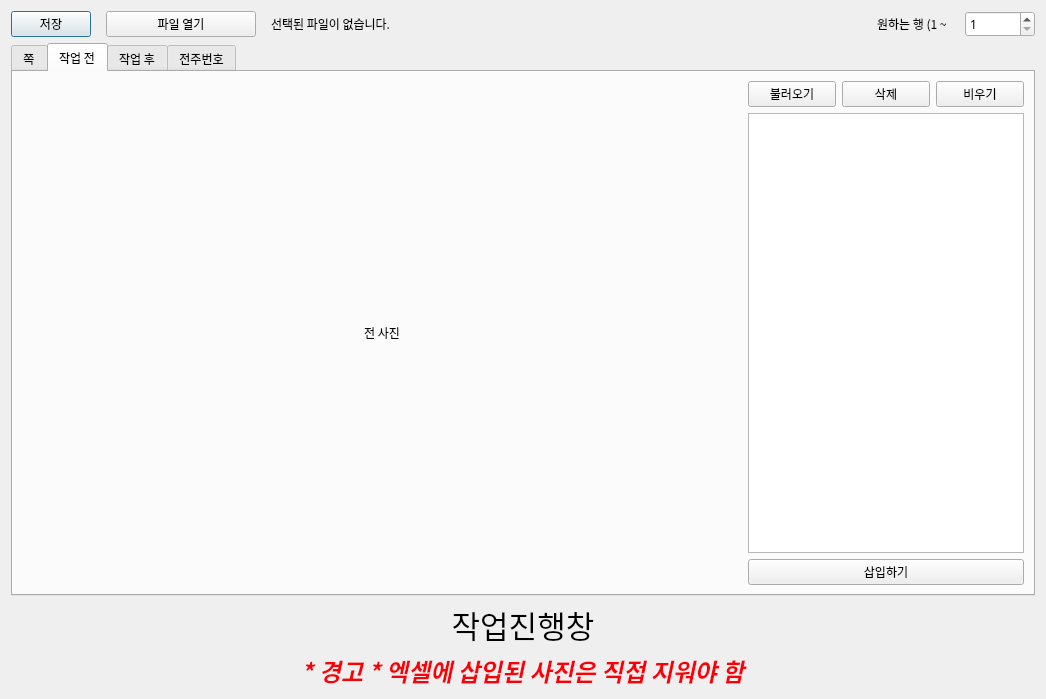
<?xml version="1.0" encoding="UTF-8"?>
<ui version="4.0">
 <class>Dialog</class>
 <widget class="QDialog" name="Dialog">
  <property name="geometry">
   <rect>
    <x>0</x>
    <y>0</y>
    <width>1046</width>
    <height>699</height>
   </rect>
  </property>
  <property name="font">
   <font>
    <family>.Apple SD Gothic NeoI</family>
   </font>
  </property>
  <property name="windowTitle">
   <string>엑셀 자동 작업 프로그램</string>
  </property>
  <layout class="QVBoxLayout" name="verticalLayout">
   <item>
    <layout class="QHBoxLayout" name="horizontalLayout" stretch="0,1,1,0,0">
     <property name="spacing">
      <number>15</number>
     </property>
     <property name="sizeConstraint">
      <enum>QLayout::SetMinAndMaxSize</enum>
     </property>
     <item>
      <widget class="QPushButton" name="save_btn">
       <property name="maximumSize">
        <size>
         <width>150</width>
         <height>16777215</height>
        </size>
       </property>
       <property name="text">
        <string>저장</string>
       </property>
      </widget>
     </item>
     <item>
      <widget class="QPushButton" name="fileopen_btn">
       <property name="maximumSize">
        <size>
         <width>150</width>
         <height>16777215</height>
        </size>
       </property>
       <property name="text">
        <string>파일 열기</string>
       </property>
       <property name="checkable">
        <bool>false</bool>
       </property>
      </widget>
     </item>
     <item>
      <widget class="QLabel" name="fileopen_lbl">
       <property name="text">
        <string>선택된 파일이 없습니다.</string>
       </property>
      </widget>
     </item>
     <item>
      <widget class="QLabel" name="rowlabel">
       <property name="text">
        <string>원하는 행 (1 ~ </string>
       </property>
      </widget>
     </item>
     <item>
      <widget class="QSpinBox" name="spinBox">
       <property name="minimumSize">
        <size>
         <width>70</width>
         <height>0</height>
        </size>
       </property>
       <property name="minimum">
        <number>1</number>
       </property>
      </widget>
     </item>
    </layout>
   </item>
   <item>
    <widget class="QTabWidget" name="tabWidget">
     <property name="currentIndex">
      <number>1</number>
     </property>
     <widget class="QWidget" name="tab_4">
      <attribute name="title">
       <string>쪽</string>
      </attribute>
      <layout class="QGridLayout" name="gridLayout_8">
       <item row="0" column="0">
        <layout class="QGridLayout" name="gridLayout_7">
         <item row="0" column="0">
          <widget class="QLabel" name="label_2">
           <property name="text">
            <string>작업중.. 박기현</string>
           </property>
           <property name="alignment">
            <set>Qt::AlignCenter</set>
           </property>
          </widget>
         </item>
        </layout>
       </item>
      </layout>
     </widget>
     <widget class="QWidget" name="tab">
      <attribute name="title">
       <string>작업 전</string>
      </attribute>
      <layout class="QGridLayout" name="gridLayout_2">
       <item row="0" column="0">
        <layout class="QGridLayout" name="gridLayout">
         <item row="0" column="0" rowspan="3">
          <widget class="QLabel" name="beforeimg_lbl">
           <property name="minimumSize">
            <size>
             <width>720</width>
             <height>480</height>
            </size>
           </property>
           <property name="text">
            <string>전 사진</string>
           </property>
           <property name="alignment">
            <set>Qt::AlignCenter</set>
           </property>
          </widget>
         </item>
         <item row="0" column="3">
          <widget class="QPushButton" name="beforeimg_clear_btn">
           <property name="maximumSize">
            <size>
             <width>100</width>
             <height>16777215</height>
            </size>
           </property>
           <property name="text">
            <string>비우기</string>
           </property>
          </widget>
         </item>
         <item row="0" column="1">
          <widget class="QPushButton" name="beforeimg_btn">
           <property name="maximumSize">
            <size>
             <width>100</width>
             <height>16777215</height>
            </size>
           </property>
           <property name="text">
            <string>불러오기</string>
           </property>
          </widget>
         </item>
         <item row="1" column="1" colspan="3">
          <widget class="QListWidget" name="beforeimg_list">
           <property name="maximumSize">
            <size>
             <width>300</width>
             <height>16777215</height>
            </size>
           </property>
           <property name="dragDropMode">
            <enum>QAbstractItemView::InternalMove</enum>
           </property>
           <property name="defaultDropAction">
            <enum>Qt::LinkAction</enum>
           </property>
          </widget>
         </item>
         <item row="0" column="2">
          <widget class="QPushButton" name="beforeimg_remove_btn">
           <property name="maximumSize">
            <size>
             <width>100</width>
             <height>16777215</height>
            </size>
           </property>
           <property name="text">
            <string>삭제</string>
           </property>
          </widget>
         </item>
         <item row="2" column="1" colspan="3">
          <widget class="QPushButton" name="beforeimg_insert_btn">
           <property name="maximumSize">
            <size>
             <width>300</width>
             <height>16777215</height>
            </size>
           </property>
           <property name="text">
            <string>삽입하기</string>
           </property>
          </widget>
         </item>
        </layout>
       </item>
      </layout>
     </widget>
     <widget class="QWidget" name="tab_2">
      <attribute name="title">
       <string>작업 후</string>
      </attribute>
      <layout class="QGridLayout" name="gridLayout_4">
       <item row="1" column="0">
        <layout class="QGridLayout" name="gridLayout_3">
         <item row="0" column="1">
          <widget class="QPushButton" name="afterimg_btn">
           <property name="maximumSize">
            <size>
             <width>100</width>
             <height>16777215</height>
            </size>
           </property>
           <property name="text">
            <string>불러오기</string>
           </property>
          </widget>
         </item>
         <item row="0" column="3">
          <widget class="QPushButton" name="afterimg_clear_btn">
           <property name="maximumSize">
            <size>
             <width>100</width>
             <height>16777215</height>
            </size>
           </property>
           <property name="text">
            <string>비우기</string>
           </property>
          </widget>
         </item>
         <item row="0" column="0" rowspan="3">
          <widget class="QLabel" name="afterimg_lbl">
           <property name="minimumSize">
            <size>
             <width>720</width>
             <height>480</height>
            </size>
           </property>
           <property name="text">
            <string>후 사진</string>
           </property>
           <property name="alignment">
            <set>Qt::AlignCenter</set>
           </property>
          </widget>
         </item>
         <item row="1" column="1" colspan="3">
          <widget class="QListWidget" name="afterimg_list">
           <property name="maximumSize">
            <size>
             <width>300</width>
             <height>16777215</height>
            </size>
           </property>
           <property name="dragDropMode">
            <enum>QAbstractItemView::InternalMove</enum>
           </property>
          </widget>
         </item>
         <item row="0" column="2">
          <widget class="QPushButton" name="afterimg_remove_btn">
           <property name="maximumSize">
            <size>
             <width>100</width>
             <height>16777215</height>
            </size>
           </property>
           <property name="text">
            <string>삭제</string>
           </property>
          </widget>
         </item>
         <item row="2" column="1" colspan="3">
          <widget class="QPushButton" name="afterimg_insert_btn">
           <property name="maximumSize">
            <size>
             <width>300</width>
             <height>16777215</height>
            </size>
           </property>
           <property name="text">
            <string>삽입하기</string>
           </property>
          </widget>
         </item>
        </layout>
       </item>
      </layout>
     </widget>
     <widget class="QWidget" name="tab_3">
      <attribute name="title">
       <string>전주번호</string>
      </attribute>
      <layout class="QGridLayout" name="gridLayout_6">
       <item row="0" column="0">
        <layout class="QGridLayout" name="gridLayout_5">
         <item row="0" column="0" rowspan="3">
          <widget class="QLabel" name="polenum_lbl">
           <property name="minimumSize">
            <size>
             <width>720</width>
             <height>480</height>
            </size>
           </property>
           <property name="text">
            <string>전주번호</string>
           </property>
           <property name="alignment">
            <set>Qt::AlignCenter</set>
           </property>
          </widget>
         </item>
         <item row="0" column="1">
          <widget class="QPushButton" name="polenum_btn">
           <property name="maximumSize">
            <size>
             <width>100</width>
             <height>16777215</height>
            </size>
           </property>
           <property name="text">
            <string>불러오기</string>
           </property>
          </widget>
         </item>
         <item row="0" column="3">
          <widget class="QPushButton" name="polenum_clear_btn">
           <property name="maximumSize">
            <size>
             <width>100</width>
             <height>16777215</height>
            </size>
           </property>
           <property name="text">
            <string>비우기</string>
           </property>
          </widget>
         </item>
         <item row="0" column="2">
          <widget class="QPushButton" name="polenum_remove_btn">
           <property name="maximumSize">
            <size>
             <width>100</width>
             <height>16777215</height>
            </size>
           </property>
           <property name="text">
            <string>삭제</string>
           </property>
          </widget>
         </item>
         <item row="1" column="1" colspan="3">
          <widget class="QListWidget" name="polenum_list">
           <property name="maximumSize">
            <size>
             <width>300</width>
             <height>16777215</height>
            </size>
           </property>
           <property name="dragDropMode">
            <enum>QAbstractItemView::InternalMove</enum>
           </property>
          </widget>
         </item>
         <item row="2" column="1" colspan="3">
          <widget class="QPushButton" name="polenum_insert_btn">
           <property name="maximumSize">
            <size>
             <width>300</width>
             <height>16777215</height>
            </size>
           </property>
           <property name="text">
            <string>삽입하기</string>
           </property>
          </widget>
         </item>
        </layout>
       </item>
      </layout>
     </widget>
    </widget>
   </item>
   <item>
    <widget class="QLabel" name="progress_lbl">
     <property name="font">
      <font>
       <family>.Apple SD Gothic NeoI</family>
       <pointsize>23</pointsize>
      </font>
     </property>
     <property name="text">
      <string>작업진행창</string>
     </property>
     <property name="alignment">
      <set>Qt::AlignCenter</set>
     </property>
    </widget>
   </item>
   <item>
    <widget class="QLabel" name="alert_lbl">
     <property name="font">
      <font>
       <family>.Apple SD Gothic NeoI</family>
       <pointsize>18</pointsize>
       <weight>75</weight>
       <italic>true</italic>
       <bold>true</bold>
       <underline>false</underline>
       <stylestrategy>PreferDefault</stylestrategy>
      </font>
     </property>
     <property name="text">
      <string>&lt;html&gt;&lt;head/&gt;&lt;body&gt;&lt;p&gt;&lt;span style=&quot; color:#fc000a;&quot;&gt;* 경고 * 엑셀에 삽입된 사진은 직접 지워야 함&lt;/span&gt;&lt;/p&gt;&lt;/body&gt;&lt;/html&gt;</string>
     </property>
     <property name="alignment">
      <set>Qt::AlignCenter</set>
     </property>
    </widget>
   </item>
  </layout>
 </widget>
 <resources/>
 <connections/>
</ui>
